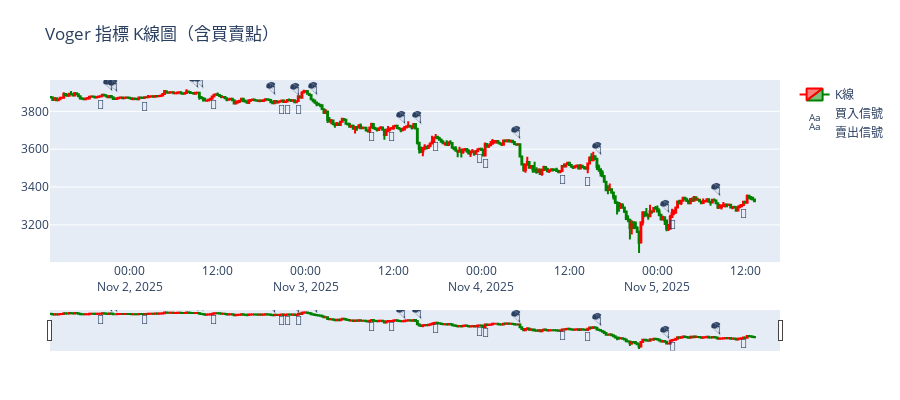

The notebook cell saved with this chart:
### Code cell
import plotly.graph_objects as go
import pandas as pd
import numpy as np

# 確保 index 對齊
kline = kline.reset_index(drop=True)
signal = pd.Series(signal).reset_index(drop=True)
if len(kline) != len(signal):
    print(f"⚠️ K線資料與信號長度不符 ({len(kline)} vs {len(signal)}), 以最短長度對齊")
    min_len = min(len(kline), len(signal))
    kline = kline.iloc[-min_len:].reset_index(drop=True)
    signal = signal.iloc[-min_len:].reset_index(drop=True)

kline['signal'] = signal

fig = go.Figure()

# K 線圖
fig.add_trace(go.Candlestick(
    x=kline['timestamp'],
    open=kline['open'],
    high=kline['high'],
    low=kline['low'],
    close=kline['close'],
    name='K線',
    increasing_line_color='red',
    decreasing_line_color='green'
))

# 買入信號 🚀（往下移一點避免被蠟燭遮住）
buy_signals = kline[kline['signal'] == 1]
fig.add_trace(go.Scatter(
    x=buy_signals['timestamp'],
    y=buy_signals['low'] * 0.995,  # 稍微下移一點
    mode='text',
    text=['🚀'] * len(buy_signals),
    textposition="bottom center",
    name='買入信號'
))

# 賣出信號 🪂（往上移一點避免被蠟燭遮住）
sell_signals = kline[kline['signal'] == -1]
fig.add_trace(go.Scatter(
    x=sell_signals['timestamp'],
    y=sell_signals['high'] * 1.005,  # 稍微上移一點
    mode='text',
    text=['🪂'] * len(sell_signals),
    textposition="top center",
    name='賣出信號'
))

# 標題與外觀
fig.update_layout(
    title='Voger 指標 K線圖（含買賣點）',
    xaxis_rangeslider_visible=True,
    height=400,
    margin=dict(l=50, r=50, t=80, b=50),
    template='plotly',
    xaxis=dict(showgrid=False),
    yaxis=dict(showgrid=True)
)

fig.show()

### Figure 1 — Plotly figure (JSON) as saved in the notebook; plotly's stock layout.template omitted (floating-point values rounded to 4 significant figures; data arrays with more than 128 entries replaced by an {"elided": "..."} marker saying what was removed)
{"data": [{"close": {"elided": "385 float values"}, "decreasing": {"line": {"color": "green"}}, "high": {"elided": "385 float values"}, "increasing": {"line": {"color": "red"}}, "low": {"elided": "385 float values"}, "name": "K線", "open": {"elided": "385 float values"}, "type": "candlestick", "x": {"elided": "385 str values"}}, {"mode": "text", "name": "買入信號", "text": ["🚀", "🚀", "🚀", "🚀", "🚀", "🚀", "🚀", "🚀", "🚀", "🚀", "🚀", "🚀", "🚀", "🚀", "🚀"], "textposition": "bottom center", "type": "scatter", "x": ["2025-11-01T20:00:00.000000000", "2025-11-02T02:00:00.000000000", "2025-11-02T11:30:00.000000000", "2025-11-02T20:45:00.000000000", "2025-11-02T21:30:00.000000000", "2025-11-02T23:00:00.000000000", "2025-11-03T09:00:00.000000000", "2025-11-03T11:45:00.000000000", "2025-11-03T17:45:00.000000000", "2025-11-03T23:45:00.000000000", "2025-11-04T00:30:00.000000000", "2025-11-04T11:00:00.000000000", "2025-11-04T14:30:00.000000000", "2025-11-05T02:00:00.000000000", "2025-11-05T11:45:00.000000000"], "y": [3858.0, 3848.0, 3859.0, 3833.0, 3833.0, 3835.0, 3693.0, 3689.0, 3638.0, 3576.0, 3549.0, 3465.0, 3455.0, 3225.0, 3286.0]}, {"mode": "text", "name": "賣出信號", "text": ["🪂", "🪂", "🪂", "🪂", "🪂", "🪂", "🪂", "🪂", "🪂", "🪂", "🪂", "🪂", "🪂"], "textposition": "top center", "type": "scatter", "x": ["2025-11-01T21:00:00.000000000", "2025-11-01T21:45:00.000000000", "2025-11-02T08:45:00.000000000", "2025-11-02T09:30:00.000000000", "2025-11-02T19:15:00.000000000", "2025-11-02T22:30:00.000000000", "2025-11-03T01:00:00.000000000", "2025-11-03T13:00:00.000000000", "2025-11-03T15:15:00.000000000", "2025-11-04T04:45:00.000000000", "2025-11-04T15:45:00.000000000", "2025-11-05T01:00:00.000000000", "2025-11-05T08:00:00.000000000"], "y": [3901.0, 3894.0, 3916.0, 3918.0, 3880.0, 3878.0, 3883.0, 3728.0, 3727.0, 3648.0, 3567.0, 3257.0, 3346.0]}], "layout": {"height": 400, "margin": {"b": 50, "l": 50, "r": 50, "t": 80}, "title": {"text": "Voger 指標 K線圖（含買賣點）"}, "xaxis": {"rangeslider": {"visible": true}, "showgrid": false}, "yaxis": {"showgrid": true}}}
